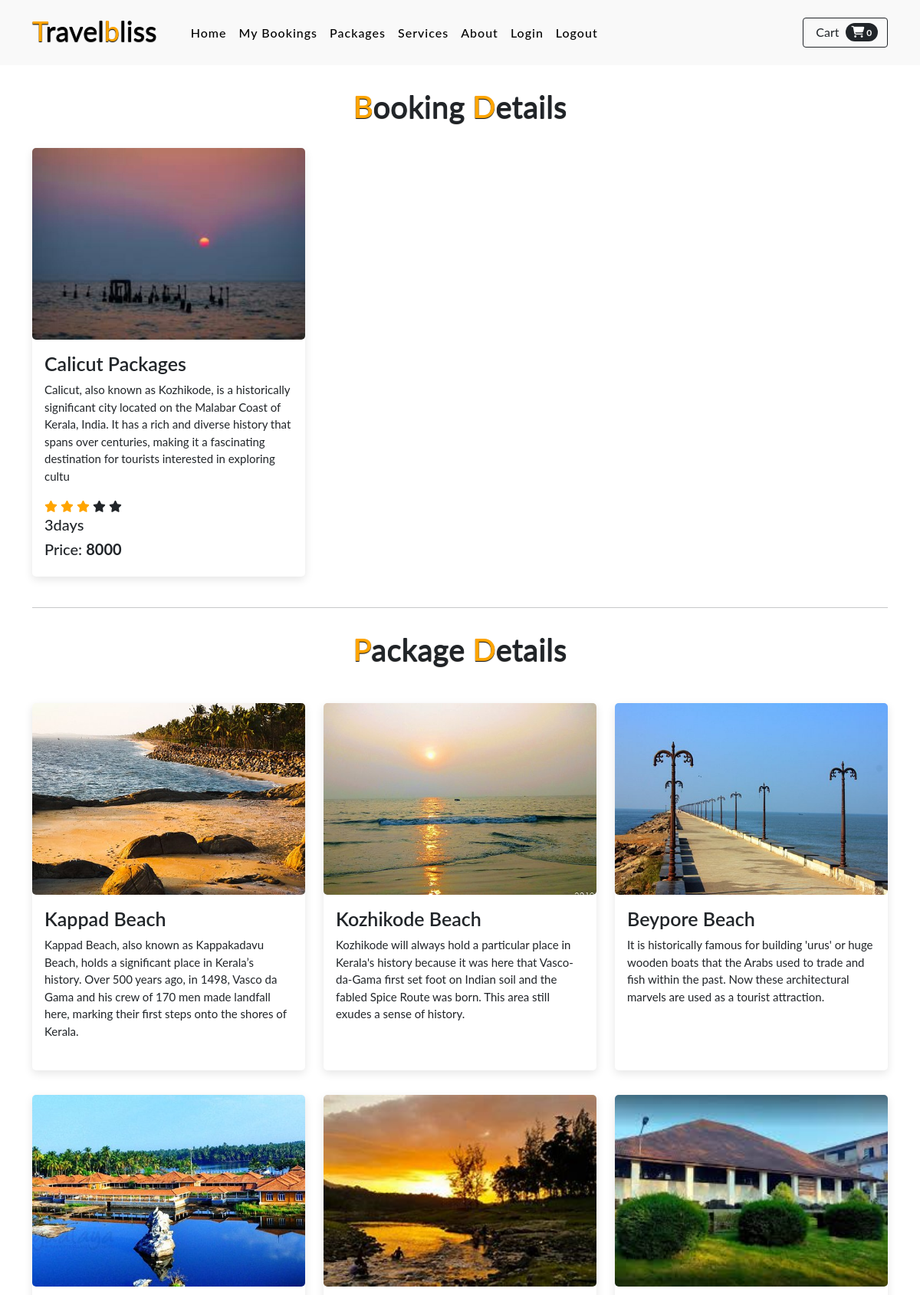
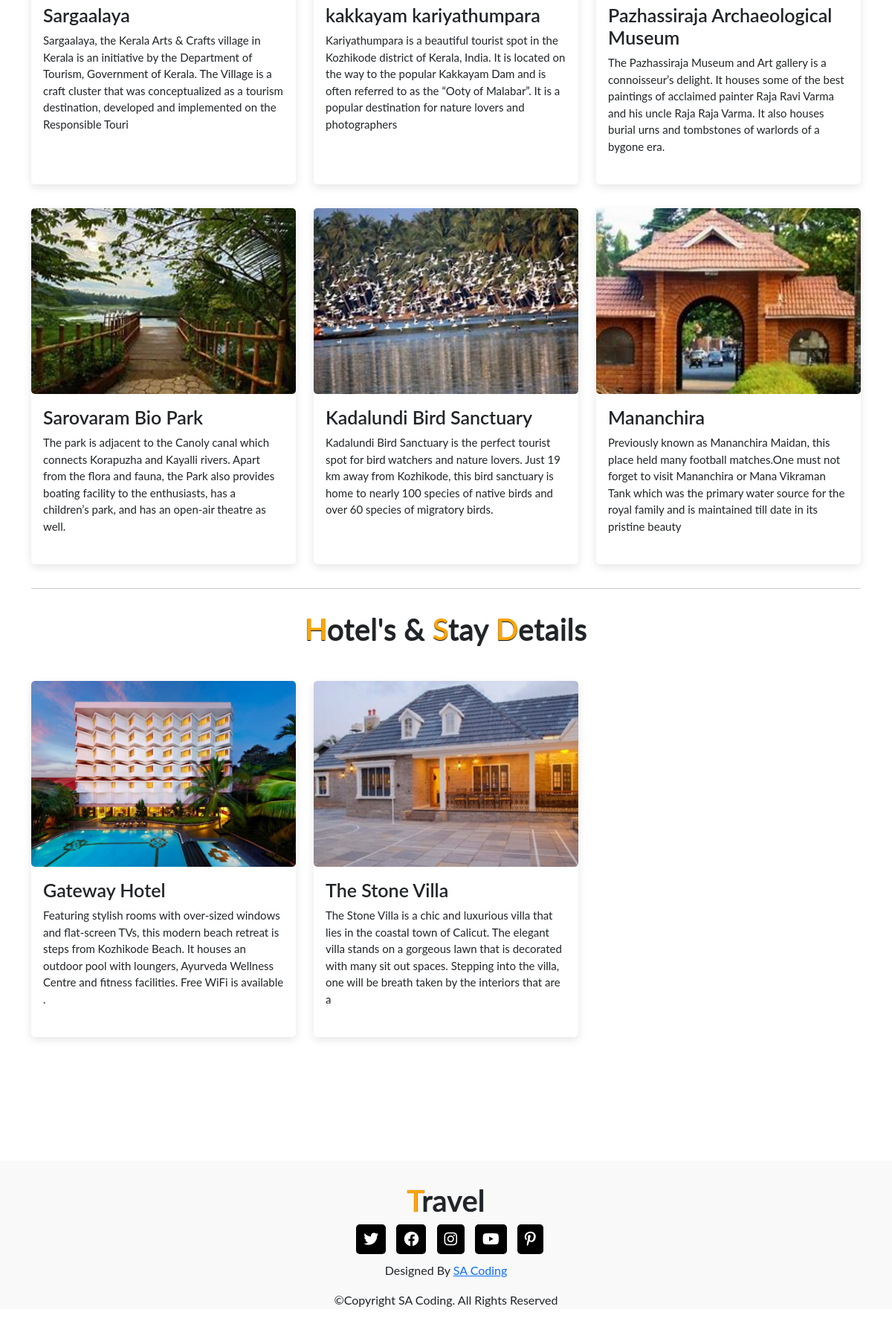
The page /booking/detail/2 on the database its author committed (2 pictures, top to bottom).
### travelapp/models.py (models this page shows, shortened)
class Packages(models.Model):
    district_name=models.ForeignKey(District,on_delete=models.CASCADE)
    package_name = models.CharField(max_length=100)
    description = models.CharField(max_length=255)
    price = models.PositiveIntegerField()
    duration = models.CharField(max_length=100)
    image = models.ImageField(upload_to='image',null=True)
    is_active = models.BooleanField(default=True)

class PackageDetail(models.Model):
    package_name=models.ForeignKey(Packages,on_delete=models.CASCADE)
    place_name=models.CharField(max_length=100)
    place_description=models.CharField(max_length=255)
    image= models.ImageField(upload_to='image',null=True)

class Hotel(models.Model):
    package_name = models.ForeignKey(Packages, on_delete=models.CASCADE)
    hotel_name = models.CharField(max_length=100)
    hotel_description = models.CharField(max_length=255)
    price = models.PositiveIntegerField()
    image = models.ImageField(upload_to='image', null=True)
    rating = models.FloatField(null=True, blank=True)  # Example using FloatField

### travelapp/views.py (the view)
# urls.py: path('booking/detail/<int:id>',views.BookingDetailView.as_view(), name='booking_detail'),
class BookingDetailView(View):
    def get(self,request,*args,**kwargs):
        id=kwargs.get("id")
        package=Packages.objects.get(id=id)
        package_detail= PackageDetail.objects.filter(package_name=package)
        hotel_detail=Hotel.objects.filter(package_name=package)
        return render(request,'booking_list_detail.html',{'package':package,'details':package_detail,'cart':hotel_detail})

### travelapp/context_processors.py (called while the page is built)
def cart_count_context(request):
    if request.user.is_authenticated:
        count=Carts.objects.filter(user_id=request.user).exclude(status='booked').count()
        return {'count':count}
    else:
        return {'count':0}

### travelapp/templates/booking_list_detail.html (shortened to what this page needs)
{% extends 'index.html' %}
{% block content %}
<section class="packages" id="packages">
    <div class="container">
        <div class="main-txt">
            <h1><span>B</span>ooking <span>D</span>etails</h1>
        </div>
        <div class="row" style="margin-top: 30px;">
            <div class="col-md-4 py-3 py-md-0">
                <div class="card mb-4 ">
                    <div class="image-container">
                        <img src="{{package.image.url}}" alt="">
                    </div>
                    <div class="card-body">
                        <h3>{{package.package_name}}</h3>
                        <p>{{package.description}} </p>
                        <div class="star">
                            <i class="fa-solid fa-star checked"></i>
                            <i class="fa-solid fa-star checked"></i>
                            <i class="fa-solid fa-star checked"></i>
                            <i class="fa-solid fa-star "></i>
                            <i class="fa-solid fa-star "></i>
                        </div>
                        <h6>{{package.duration}}</h6>
                        <h6>Price: <strong>{{package.price}}</strong></h6>
                    </div>
                </div>
            </div>
        </div>
        <hr>
        <div class="main-txt">
            <h1><span>P</span>ackage <span>D</span>etails</h1>
        </div>
        <div class="row" style="margin-top: 30px;">
            {% for detail in details %}
            <div class="col-md-4 py-3 py-md-3">
                <div class="card mb-2" style="height: 100%;">
                    <div class="image-container">
                        <img src="{{detail.image.url}}" alt="">
                    </div>
                    <div class="card-body" style="height: 100%;">
                        <h3>{{detail.place_name}}</h3>
                        <p>{{detail.place_description}} </p>
                    </div>
                </div>
            </div>
            {% endfor %}
            <br>
            <br>
            <br>
        </div>
    </div>
</section>
<section class="packages" id="packages">
    <div class="container">
        <div class="main-txt">
            <hr>
            <h1><span>H</span>otel's & <span>S</span>tay <span>D</span>etails</h1>
        </div>
        <div class="row" style="margin-top: 30px;">
            {% for detail in cart %}
            <div class="col-md-4 py-3 py-md-3">
                <div class="card mb-2" style="height: 100%;">
                    <div class="image-container">
                        <img src="{{detail.image.url}}" alt="">
                    </div>
                    <div class="card-body" style="height: 100%;">
                        <h3>{{detail.hotel_name}}</h3>
                        <p>{{detail.hotel_description}} </p>
                    </div>
                </div>
            </div>
            {% endfor %}
        </div>
</section>
{% endblock %}

### travelapp/static/style.css (style rules this page uses)
* { margin: 0; padding: 0; box-sizing: border-box; text-decoration: none; list-style: none; scroll-behavior: smooth; font-family: 'Lato', sans-serif; }
.main-txt h1 { text-align: center; margin-top: 30px; font-weight: 600; text-shadow: 0px 1px 1px black; }
.main-txt h1 span { color: #ffa500; }
.packages .card { border-radius: 5px; border: none; box-shadow: rgba(0,0,0,0.1) 0px 4px 12px; }
.packages .card img { border-radius: 5px; }
.packages .card .card-body { background: transparent; }
.packages .card .card-body h3 { font-size: 25px; font-weight: 600; }
.packages .card .card-body p { font-size: 15px; }
.checked { color: #ffa500; }
.star i { font-size: 15px; }
.packages .card .card-body h6 { font-size: 20px; }

### travelapp/templates/booking_list_detail.html (style rules this page uses)
.image-container img { width: 100%; height: 250px; object-fit: cover; }

### rows shown on the page
Packages: image (picture), package_name "Calicut Packages", description "Calicut, also known as Kozhikode, is a historically significant city located on the Malabar Coast of Kerala, India. It has a rich and diverse history that spans over centuries, making it a fascinating destination for tourists interested in exploring cultu", duration "3days", price "8000"
PackageDetail: image (picture), place_name "Kappad Beach", place_description "Kappad Beach, also known as Kappakadavu Beach, holds a significant place in Kerala’s history. Over 500 years ago, in 1498, Vasco da Gama and his crew of 170 men made landfall here, marking their first steps onto the shores of Kerala."
PackageDetail: image (picture), place_name "Kozhikode Beach", place_description "Kozhikode will always hold a particular place in Kerala's history because it was here that Vasco-da-Gama first set foot on Indian soil and the fabled Spice Route was born. This area still exudes a sense of history."
PackageDetail: image (picture), place_name "Beypore Beach", place_description "It is historically famous for building 'urus' or huge wooden boats that the Arabs used to trade and fish within the past. Now these architectural marvels are used as a tourist attraction."
PackageDetail: image (picture), place_name "Sargaalaya", place_description "Sargaalaya, the Kerala Arts & Crafts village in Kerala is an initiative by the Department of Tourism, Government of Kerala. The Village is a craft cluster that was conceptualized as a tourism destination, developed and implemented on the Responsible Touri"
PackageDetail: image (picture), place_name "kakkayam kariyathumpara", place_description "Kariyathumpara is a beautiful tourist spot in the Kozhikode district of Kerala, India. It is located on the way to the popular Kakkayam Dam and is often referred to as the “Ooty of Malabar”. It is a popular destination for nature lovers and photographers"
PackageDetail: image (picture), place_name "Pazhassiraja Archaeological Museum", place_description "The Pazhassiraja Museum and Art gallery is a connoisseur’s delight. It houses some of the best paintings of acclaimed painter Raja Ravi Varma and his uncle Raja Raja Varma. It also houses burial urns and tombstones of warlords of a bygone era."
PackageDetail: image (picture), place_name "Sarovaram Bio Park", place_description "The park is adjacent to the Canoly canal which connects Korapuzha and Kayalli rivers. Apart from the flora and fauna, the Park also provides boating facility to the enthusiasts, has a children’s park, and has an open-air theatre as well."
PackageDetail: image (picture), place_name "Kadalundi Bird Sanctuary", place_description "Kadalundi Bird Sanctuary is the perfect tourist spot for bird watchers and nature lovers. Just 19 km away from Kozhikode, this bird sanctuary is home to nearly 100 species of native birds and over 60 species of migratory birds."
PackageDetail: image (picture), place_name "Mananchira", place_description "Previously known as Mananchira Maidan, this place held many football matches.One must not forget to visit Mananchira or Mana Vikraman Tank which was the primary water source for the royal family and is maintained till date in its pristine beauty"
Hotel: image (picture), hotel_name "Gateway Hotel", hotel_description "Featuring stylish rooms with over-sized windows and flat-screen TVs, this modern beach retreat is steps from Kozhikode Beach. It houses an outdoor pool with loungers, Ayurveda Wellness Centre and fitness facilities. Free WiFi is available ."
Hotel: image (picture), hotel_name "The Stone Villa", hotel_description "The Stone Villa is a chic and luxurious villa that lies in the coastal town of Calicut. The elegant villa stands on a gorgeous lawn that is decorated with many sit out spaces. Stepping into the villa, one will be breath taken by the interiors that are a"

### other values the page prints
{{ count }} "0"
